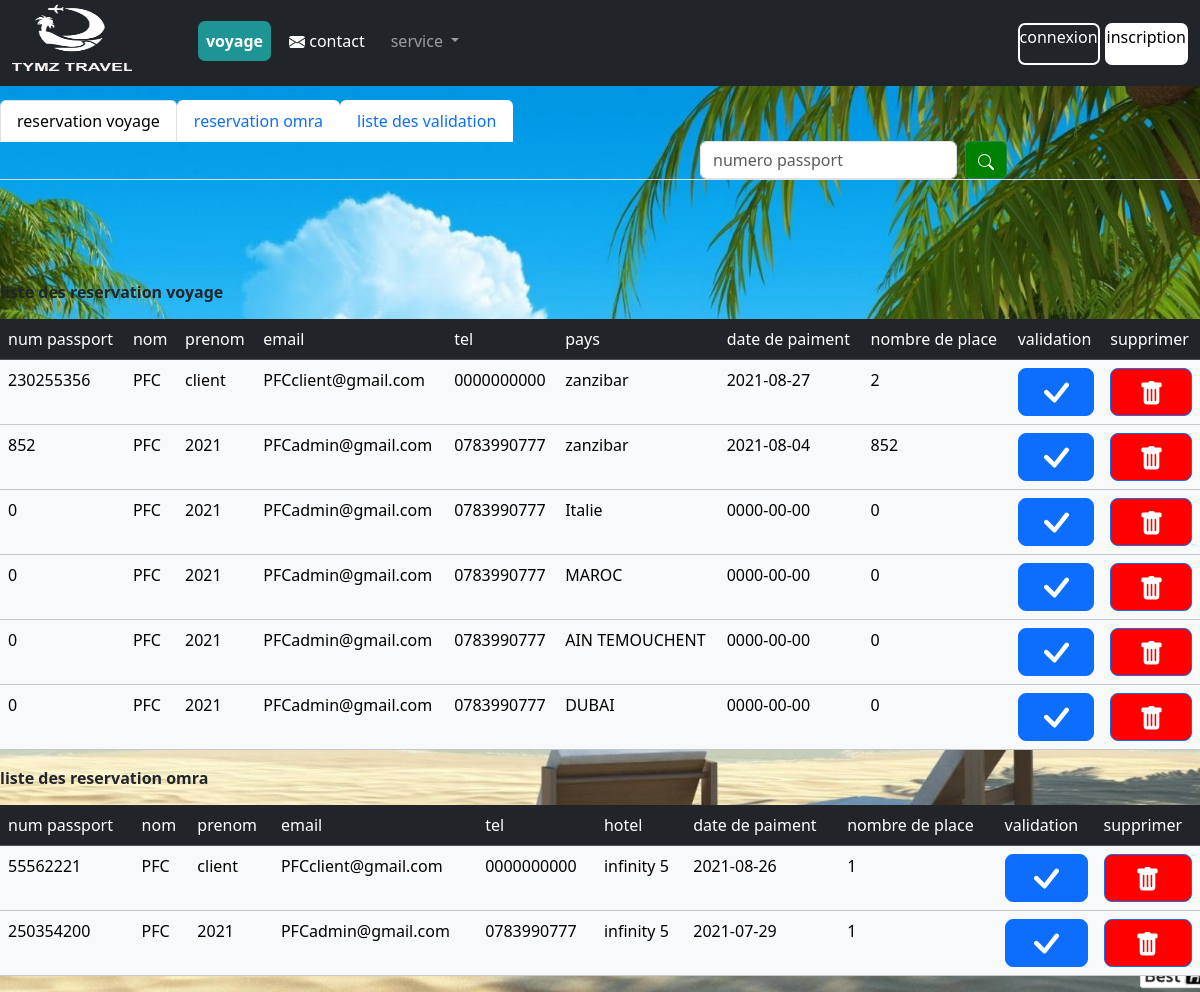
The app's page /html/admin/gerereservation.php with its own data.
### tables this page shows
CREATE TABLE `voyageresrver` (
  `idper` int(6) NOT NULL,
  `idvoy` int(6) NOT NULL,
  `numpass` int(20) NOT NULL,
  `nom` varchar(25) NOT NULL,
  `prenom` varchar(25) NOT NULL,
  `email` varchar(50) NOT NULL,
  `tel` varchar(10) NOT NULL,
  `pays` varchar(30) NOT NULL,
  `dated` date NOT NULL,
  `datep` date NOT NULL,
  `nbrplace` int(2) NOT NULL
);

CREATE TABLE `omrareserver` (
  `idper` int(6) NOT NULL,
  `idomra` int(6) NOT NULL,
  `numpass` int(11) NOT NULL,
  `nom` varchar(25) NOT NULL,
  `prenom` varchar(25) NOT NULL,
  `email` varchar(50) NOT NULL,
  `tel` varchar(10) NOT NULL,
  `datep` date NOT NULL,
  `dated` date NOT NULL,
  `hotel` varchar(50) NOT NULL,
  `nbrplace` int(2) NOT NULL
);

### fenctionphp/bddreservation.php (called while the page is built, shortened)
<?php
function affichereservation() {
    $bdd=bdd();
    if (isset($_POST["numpassp"])) {
        $numpass=$_POST['numpas'];
        $connexion = $bdd->prepare("SELECT * FROM voyageresrver WHERE numpass LIKE '%$numpass%'");
        $connexion->execute();
        $afficheper = $connexion->fetchAll(PDO::FETCH_OBJ);
        return $afficheper;
    }else{
    $connexion = $bdd->prepare("SELECT * FROM voyageresrver ORDER BY datep DESC ");
    $connexion->execute();
    $afficheper = $connexion->fetchAll(PDO::FETCH_OBJ);
    return $afficheper;
    }
}
function affichereservationomra() {
    $bdd=bdd();
    if (isset($_POST["numpassp"])) {
        $numpass=$_POST['numpas'];
        $connexion = $bdd->prepare("SELECT * FROM omrareserver WHERE numpass LIKE '%$numpass%'");
        $connexion->execute();
        $afficheper = $connexion->fetchAll(PDO::FETCH_OBJ);
        return $afficheper;
    }else{
    $connexion = $bdd->prepare("SELECT * FROM omrareserver ORDER BY datep DESC ");
    $connexion->execute();
    $afficheper = $connexion->fetchAll(PDO::FETCH_OBJ);
    return $afficheper;
    }
}
?>

### html/admin/gerereservation.php (the view, shortened to what this page needs)
<?php
include_once "../../fenctionphp/bddreservation.php";
$reservation =affichereservation();
$reservationomra =affichereservationomra();
?>
<!DOCTYPE html>
<html>
<head>
    <link rel="stylesheet" type="text/css" href="../../css/modifiescss.css">
    <link rel="stylesheet" type="text/css" href="https://cdnjs.cloudflare.com/ajax/libs/font-awesome/4.7.0/css/font-awesome.min.css">
    <link href="https://cdn.jsdelivr.net/npm/bootstrap@5.0.0/dist/css/bootstrap.min.css" rel="stylesheet">
    <link href="/docs/5.0/dist/css/bootstrap.min.css" rel="stylesheet">
</head>
<body>
<?php include "header.php" ?>
<ul class="nav nav-tabs profile-tab" role="tablist" style="margin-bottom: 15px; margin-top: 100px;">
      <li class="nav-item"> <a class="nav-link active" data-toggle="tab" href="#voyage" role="tab" style="background-color: white;">reservation voyage</a> </li>
      <li class="nav-item"> <a class="nav-link" data-toggle="tab" href="#omra" id="profileLink" role="tab" style="background-color: white;">reservation omra</a> </li>
      <li class="nav-item"> <a class="nav-link" data-toggle="tab" href="listevalidation.php" id="profileLink" role="tab" style="background-color: white;">liste des validation</a> </li>
      <li class="nav-item">
<form class="d-flex" action="" method="POST" style="margin-left: 700px;">
<form class="d-flex" method="POST" style=" width: 300px;">
            <input class="form-control me-2" type="search" placeholder="numero passport" name="numpas" aria-label="Search">
            <button class="btn btn-outline-success" name="numpassp" id="btnxherche1" type="submit" style="background-color: green; color: white;"></button>
</form>
</form>
     </li>
</ul>
<div style="margin-top: 100px;">
<b style="margin-bottom: 30px;" id="voyage">liste des reservation voyage</b><br>
<table class="table table-hover" style="margin-top: 15px;">
<tr style="width:100% ;" >
       <td class="table-dark">num passport</td>
       <td class="table-dark">nom</td>
       <td class="table-dark">prenom</td>
       <td class="table-dark">email</td>
       <td class="table-dark">tel</td>
       <td class="table-dark">pays</td>
       <td class="table-dark">date de paiment</td>
       <td class="table-dark">nombre de place</td>
       <td class="table-dark">validation</td>
       <td class="table-dark">supprimer</td>
 </tr>
 <?php foreach($reservation as $rese): ?>
    <form method="POST">
<tr>
<td class="table-light"><?= $rese->numpass ;?></td>
<td class="table-light"><?= $rese->nom ;?></td>
<td class="table-light"><?= $rese->prenom ;?></td>
<td class="table-light"><?= $rese->email ;?></td>
<td class="table-light"><?= $rese->tel ;?></td>
<td class="table-light"><?= $rese->pays ;?></td>
<td class="table-light"><?= $rese->datep ;?></td>
<td class="table-light"><?= $rese->nbrplace ;?></td>
<form method="POST">
<td class="table-light"><button class="w-100 btn btn-lg btn-primary" id="btncnx" type="submit" name="valid"><svg xmlns="http://www.w3.org/2000/svg" width="25" height="25" fill="currentColor" class="bi bi-check-lg" viewBox="0 0 16 16">
  <path d="M13.485 1.431a1.473 1.473 0 0 1 2.104 2.062l-7.84 9.801a1.473 1.473 0 0 1-2.12.04L.431 8.138a1.473 1.473 0 0 1 2.084-2.083l4.111 4.112 6.82-8.69a.486.486 0 0 1 .04-.045z"/>
</svg></button>
</td>
<td class="table-light"><button class="w-100 btn btn-lg btn-primary" id="btncnx" type="submit" name="supp" style="background-color: red;"></button>
</td>
</tr>
<?php endforeach; ?>
</table>
</div>
<div>
<table class="table table-hover" style="margin-top: 15px;">
<b id="omra">liste des reservation omra</b>
<tr style="width:100% ;">
       <td class="table-dark">num passport</td>
       <td class="table-dark">nom</td>
       <td class="table-dark">prenom</td>
       <td class="table-dark">email</td>
       <td class="table-dark">tel</td>
       <td class="table-dark">hotel</td>
       <td class="table-dark">date de paiment</td>
       <td class="table-dark">nombre de place</td>
       <td class="table-dark">validation</td>
       <td class="table-dark">supprimer</td>
 </tr>
 <?php foreach($reservationomra as $reseom): ?>
    <form method="POST">
<tr>
<td class="table-light"><?= $reseom->numpass ;?></td>
<td class="table-light"><?= $reseom->nom ;?></td>
<td class="table-light"><?= $reseom->prenom ;?></td>
<td class="table-light"><?= $reseom->email ;?></td>
<td class="table-light"><?= $reseom->tel ;?></td>
<td class="table-light"><?= $reseom->hotel ;?></td>
<td class="table-light"><?= $reseom->datep ;?></td>
<td class="table-light"><?= $reseom->nbrplace ;?></td>
<form method="POST">
<td class="table-light"><button class="w-100 btn btn-lg btn-primary" id="btncnx" type="submit" name="validom"><svg xmlns="http://www.w3.org/2000/svg" width="25" height="25" fill="currentColor" class="bi bi-check-lg" viewBox="0 0 16 16">
  <path d="M13.485 1.431a1.473 1.473 0 0 1 2.104 2.062l-7.84 9.801a1.473 1.473 0 0 1-2.12.04L.431 8.138a1.473 1.473 0 0 1 2.084-2.083l4.111 4.112 6.82-8.69a.486.486 0 0 1 .04-.045z"/>
</svg></button>
</td>
<td class="table-light"><button class="w-100 btn btn-lg btn-primary" id="btncnx" type="submit" name="suppom" style="background-color: red;"></button>
</td>
</tr>
<?php endforeach; ?>
</table>
</div>
</body>
</html>

### css/modifiescss.css (style rules this page uses)
body { margin: 0%; padding: 0%; background-image: url("../image/bod.jpg"); background-attachment: fixed; background-repeat: no-repeat; background-position: center; background-size: cover; }

### records on screen
voyageresrver: numpass "230255356", nom "PFC", prenom "client", email "PFCclient@gmail.com", tel "0000000000", pays "zanzibar", datep "2021-08-27", nbrplace "2"
voyageresrver: numpass "852", nom "PFC", prenom "2021", email "PFCadmin@gmail.com", tel "0783990777", pays "zanzibar", datep "2021-08-04", nbrplace "852"
voyageresrver: numpass "0", nom "PFC", prenom "2021", email "PFCadmin@gmail.com", tel "0783990777", pays "Italie", datep "0000-00-00", nbrplace "0"
voyageresrver: numpass "0", nom "PFC", prenom "2021", email "PFCadmin@gmail.com", tel "0783990777", pays "MAROC", datep "0000-00-00", nbrplace "0"
voyageresrver: numpass "0", nom "PFC", prenom "2021", email "PFCadmin@gmail.com", tel "0783990777", pays "AIN TEMOUCHENT", datep "0000-00-00", nbrplace "0"
voyageresrver: numpass "0", nom "PFC", prenom "2021", email "PFCadmin@gmail.com", tel "0783990777", pays "DUBAI", datep "0000-00-00", nbrplace "0"
omrareserver: numpass "55562221", nom "PFC", prenom "client", email "PFCclient@gmail.com", tel "0000000000", hotel "infinity 5", datep "2021-08-26", nbrplace "1"
omrareserver: numpass "250354200", nom "PFC", prenom "2021", email "PFCadmin@gmail.com", tel "0783990777", hotel "infinity 5", datep "2021-07-29", nbrplace "1"
